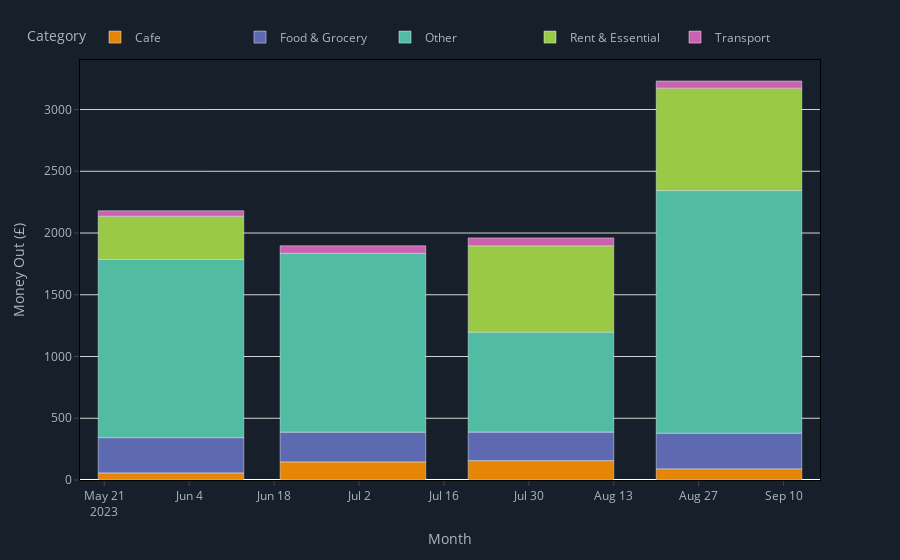

The code cell stored with this chart in its notebook:
### Code cell
reload(src.bank_transaction_analyser)
from src.bank_transaction_analyser import BankTransactionAnalyser as bta
import re
banker = bta(df)
pd.read_parquet('data/bank-data.parquet').shape[0] == banker.data.shape[0]
# banker.plot_spending_period('Month')
banker.plotly_spending_period('Month','bar',darkmode=True)

### Figure 1 — Plotly figure (JSON) as saved in the notebook; plotly's stock layout.template omitted (floating-point values rounded to 4 significant figures)
{"data": [{"alignmentgroup": "True", "hovertemplate": "Category=Cafe<br>Month=%{x}<br>Money Out (£)=%{y}<extra></extra>", "legendgroup": "Cafe", "marker": {"color": "rgb(229, 134, 6)", "pattern": {"shape": ""}}, "name": "Cafe", "offsetgroup": "Cafe", "orientation": "v", "showlegend": true, "textposition": "auto", "type": "bar", "x": ["2023-06-01T00:00:00", "2023-07-01T00:00:00", "2023-08-01T00:00:00", "2023-09-01T00:00:00"], "xaxis": "x", "y": [58, 147, 157, 91], "yaxis": "y"}, {"alignmentgroup": "True", "hovertemplate": "Category=Food & Grocery<br>Month=%{x}<br>Money Out (£)=%{y}<extra></extra>", "legendgroup": "Food & Grocery", "marker": {"color": "rgb(93, 105, 177)", "pattern": {"shape": ""}}, "name": "Food & Grocery", "offsetgroup": "Food & Grocery", "orientation": "v", "showlegend": true, "textposition": "auto", "type": "bar", "x": ["2023-06-01T00:00:00", "2023-07-01T00:00:00", "2023-08-01T00:00:00", "2023-09-01T00:00:00"], "xaxis": "x", "y": [285, 240, 231, 288], "yaxis": "y"}, {"alignmentgroup": "True", "hovertemplate": "Category=Other<br>Month=%{x}<br>Money Out (£)=%{y}<extra></extra>", "legendgroup": "Other", "marker": {"color": "rgb(82, 188, 163)", "pattern": {"shape": ""}}, "name": "Other", "offsetgroup": "Other", "orientation": "v", "showlegend": true, "textposition": "auto", "type": "bar", "x": ["2023-06-01T00:00:00", "2023-07-01T00:00:00", "2023-08-01T00:00:00", "2023-09-01T00:00:00"], "xaxis": "x", "y": [1443, 1449, 809, 1965], "yaxis": "y"}, {"alignmentgroup": "True", "hovertemplate": "Category=Rent & Essential<br>Month=%{x}<br>Money Out (£)=%{y}<extra></extra>", "legendgroup": "Rent & Essential", "marker": {"color": "rgb(153, 201, 69)", "pattern": {"shape": ""}}, "name": "Rent & Essential", "offsetgroup": "Rent & Essential", "orientation": "v", "showlegend": true, "textposition": "auto", "type": "bar", "x": ["2023-06-01T00:00:00", "2023-08-01T00:00:00", "2023-09-01T00:00:00"], "xaxis": "x", "y": [350, 700, 829], "yaxis": "y"}, {"alignmentgroup": "True", "hovertemplate": "Category=Transport<br>Month=%{x}<br>Money Out (£)=%{y}<extra></extra>", "legendgroup": "Transport", "marker": {"color": "rgb(204, 97, 176)", "pattern": {"shape": ""}}, "name": "Transport", "offsetgroup": "Transport", "orientation": "v", "showlegend": true, "textposition": "auto", "type": "bar", "x": ["2023-06-01T00:00:00", "2023-07-01T00:00:00", "2023-08-01T00:00:00", "2023-09-01T00:00:00"], "xaxis": "x", "y": [44, 60, 63, 58], "yaxis": "y"}], "layout": {"barmode": "relative", "font": {"color": "#AEB6BF"}, "legend": {"entrywidth": 100, "orientation": "h", "title": {"text": "Category"}, "tracegroupgap": 0, "x": 1, "xanchor": "right", "y": 1.02, "yanchor": "bottom"}, "margin": {"t": 60}, "paper_bgcolor": "#17202A", "plot_bgcolor": "#17202A", "xaxis": {"anchor": "y", "domain": [0, 1], "linecolor": "black", "mirror": true, "showline": true, "ticks": "outside", "title": {"text": "Month"}}, "yaxis": {"anchor": "x", "domain": [0, 1], "gridcolor": "lightgrey", "linecolor": "black", "mirror": true, "showline": true, "ticks": "outside", "title": {"text": "Money Out (£)"}}}}
